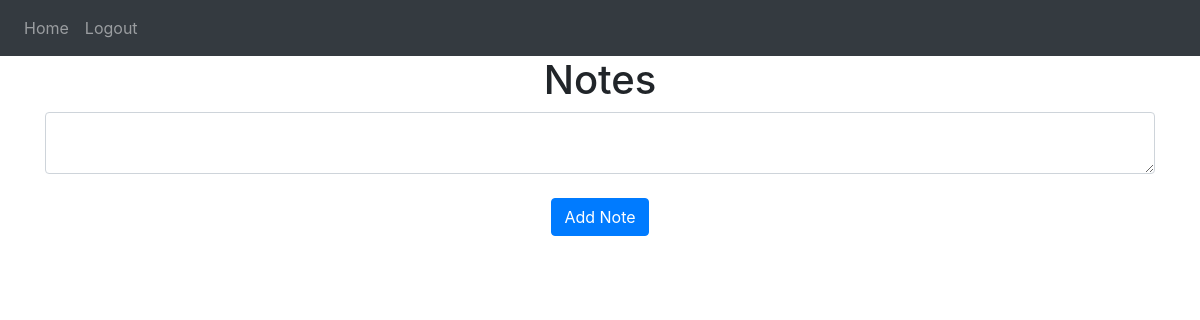
/ (signed in), run on an earlier commit of the app's database.
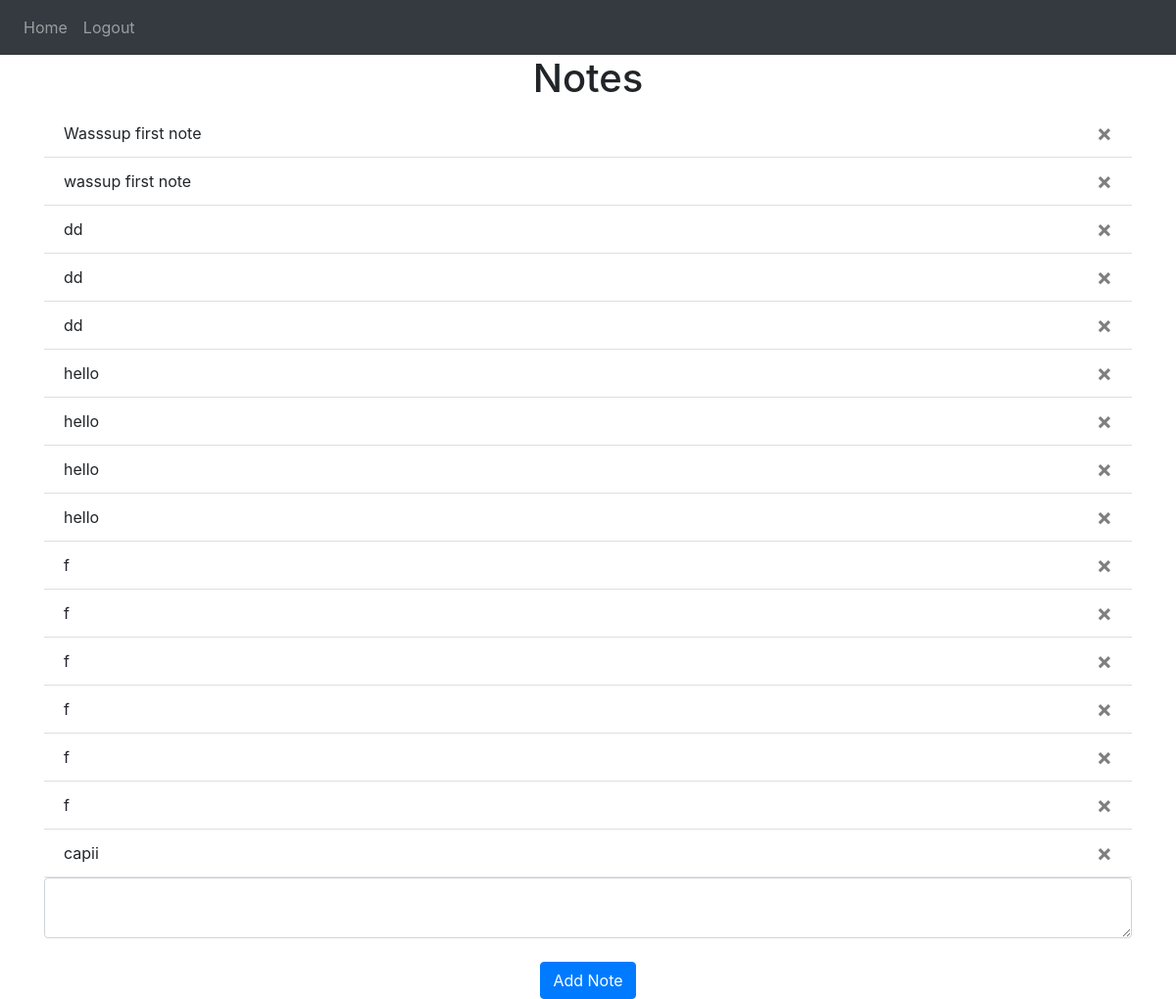
And on a later commit of the database.
### website/models.py (models this page shows)
class Note(db.Model):
    id = db.Column(db.Integer, primary_key = True)
    note_data = db.Column(db.String(5000))
    date = db.Column(db.DateTime(timezone=True), default = func.now())
    user_id = db.Column(db.Integer, db.ForeignKey('user.id'))

### website/views.py (the view, shortened to what this page needs)
@views.route('/', methods=['GET', 'POST'])
@login_required
def home():
    return render_template("home.html", user=current_user)

### website/__init__.py (called while the page is built)
def create_app():
    app = Flask(__name__)
    app.secret_key = 'sebasmarinator123'
    app.config['SQLALCHEMY_DATABASE_URI'] = f'sqlite:///{DB_NAME}'
    db.init_app(app)
    from .views import views
    from .auth import auth
    app.register_blueprint(views, url_prefix='/')
    app.register_blueprint(auth, url_prefix='/')
    from website.models import User, Note
    login_manager = LoginManager()
    login_manager.login_view = 'auth.login'
    login_manager.init_app(app)
    create_database(app)
    @login_manager.user_loader
    def load_user(id):
        return User.query.get(int(id))
    return app

### website/templates/home.html
{% extends "base.html" %} {% block title %}Home{% endblock %}
{% block content %}
    <h1 align="center">Notes</h1>
    <ul class="list-group list-group-flush" id="notes">
        {% for note in user.notes %}
            <li class="list-group-item">{{ note.note_data }}
                <button type="button" class="close" onclick="deleteNote({{ note.id }})">
                    <span aria-hidden="true">&times;</span>
                </button>
            </li>
        {% endfor %}
    </ul>
    <form method="POST">
        <textarea name="note" id="note" class="form-control"></textarea>
        <br />
        <div align="center">
            <button type="submit" class="btn btn-primary">Add Note</button>
        </div>
    </form>
{% endblock %}

### website/templates/base.html (shortened to what this page needs)
<!DOCTYPE html>
</html>
    <head>
        <link
        rel="stylesheet"
        href="https://stackpath.bootstrapcdn.com/bootstrap/4.4.1/css/bootstrap.min.css"
        />
        <link
        rel="stylesheet"
        href="https://stackpath.bootstrapcdn.com/font-awesome/4.7.0/css/font-awesome.min.css"
        />
    </head>
    <body>
        <nav class="navbar navbar-expand-lg navbar-dark bg-dark">
            <div class="collapse navbar-collapse" id="navbar">
              <div class="navbar-nav">
                {% if user.is_authenticated %}
                <a class="nav-item nav-link" id="home" href="/">Home</a>
                <a class="nav-item nav-link" id="logout" href="/logout">Logout</a>
                {% else %}
                <a class="nav-item nav-link" id="login" href="/login">Login</a>
                <a class="nav-item nav-link" id="signUp" href="/sign-up">Sign Up</a>
                {% endif %}
              </div>
            </div>
          </nav>
          <div class="container">{% block content %} {% endblock %}</div>
    </body>
</html>

What changed in the data, as far as the page shows it:
added Note: note_data "Wasssup first note"
added Note: note_data "wassup first note"
added Note: note_data "dd"
added Note: note_data "dd"
added Note: note_data "dd"
added Note: note_data "hello"
added Note: note_data "hello"
added Note: note_data "hello"
added Note: note_data "hello"
added Note: note_data "f"
added Note: note_data "f"
added Note: note_data "f"
added Note: note_data "f"
added Note: note_data "f"
added Note: note_data "f"
added Note: note_data "capii"
